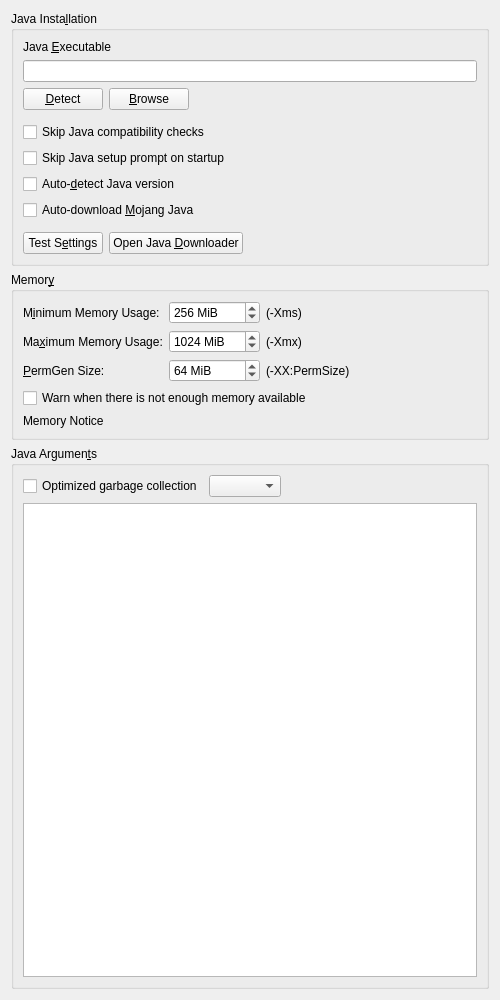
<?xml version="1.0" encoding="UTF-8"?>
<ui version="4.0">
 <class>JavaSettingsWidget</class>
 <widget class="QWidget" name="JavaSettingsWidget">
  <property name="geometry">
   <rect>
    <x>0</x>
    <y>0</y>
    <width>500</width>
    <height>1000</height>
   </rect>
  </property>
  <property name="windowTitle">
   <string>Form</string>
  </property>
  <layout class="QVBoxLayout" name="verticalLayout" stretch="0,0,1">
   <item>
    <widget class="QGroupBox" name="javaInstallationGroupBox">
     <property name="enabled">
      <bool>true</bool>
     </property>
     <property name="title">
      <string>Java Insta&amp;llation</string>
     </property>
     <property name="checkable">
      <bool>false</bool>
     </property>
     <property name="checked">
      <bool>false</bool>
     </property>
     <layout class="QGridLayout" name="gridLayout_2">
      <item row="7" column="0">
       <widget class="QCheckBox" name="autodetectJavaCheckBox">
        <property name="text">
         <string>Auto-&amp;detect Java version</string>
        </property>
       </widget>
      </item>
      <item row="2" column="0">
       <layout class="QHBoxLayout" name="horizontalLayout">
        <item>
         <widget class="QPushButton" name="javaDetectBtn">
          <property name="text">
           <string>&amp;Detect</string>
          </property>
         </widget>
        </item>
        <item>
         <widget class="QPushButton" name="javaBrowseBtn">
          <property name="text">
           <string>&amp;Browse</string>
          </property>
         </widget>
        </item>
        <item>
         <spacer name="horizontalSpacer">
          <property name="orientation">
           <enum>Qt::Orientation::Horizontal</enum>
          </property>
          <property name="sizeHint" stdset="0">
           <size>
            <width>40</width>
            <height>20</height>
           </size>
          </property>
         </spacer>
        </item>
       </layout>
      </item>
      <item row="10" column="0">
       <layout class="QHBoxLayout" name="horizontalLayout_4">
        <item>
         <widget class="QPushButton" name="javaTestBtn">
          <property name="text">
           <string>Test S&amp;ettings</string>
          </property>
         </widget>
        </item>
        <item>
         <widget class="QPushButton" name="javaDownloadBtn">
          <property name="text">
           <string>Open Java &amp;Downloader</string>
          </property>
         </widget>
        </item>
        <item>
         <spacer name="horizontalSpacer_7">
          <property name="orientation">
           <enum>Qt::Orientation::Horizontal</enum>
          </property>
          <property name="sizeHint" stdset="0">
           <size>
            <width>0</width>
            <height>0</height>
           </size>
          </property>
         </spacer>
        </item>
       </layout>
      </item>
      <item row="9" column="0">
       <spacer name="verticalSpacer_4">
        <property name="orientation">
         <enum>Qt::Orientation::Vertical</enum>
        </property>
        <property name="sizeType">
         <enum>QSizePolicy::Policy::Fixed</enum>
        </property>
        <property name="sizeHint" stdset="0">
         <size>
          <width>0</width>
          <height>6</height>
         </size>
        </property>
       </spacer>
      </item>
      <item row="8" column="0">
       <widget class="QCheckBox" name="autodownloadJavaCheckBox">
        <property name="toolTip">
         <string>Automatically downloads and selects the Java build recommended by Mojang.</string>
        </property>
        <property name="text">
         <string>Auto-download &amp;Mojang Java</string>
        </property>
       </widget>
      </item>
      <item row="4" column="0">
       <widget class="QCheckBox" name="skipCompatibilityCheckBox">
        <property name="toolTip">
         <string>If enabled, the launcher will not check if an instance is compatible with the selected Java version.</string>
        </property>
        <property name="text">
         <string>Skip Java compatibility checks</string>
        </property>
       </widget>
      </item>
      <item row="1" column="0">
       <widget class="QLineEdit" name="javaPathTextBox"/>
      </item>
      <item row="0" column="0">
       <widget class="QLabel" name="label_4">
        <property name="text">
         <string>Java &amp;Executable</string>
        </property>
        <property name="buddy">
         <cstring>javaPathTextBox</cstring>
        </property>
       </widget>
      </item>
      <item row="5" column="0">
       <widget class="QCheckBox" name="skipWizardCheckBox">
        <property name="toolTip">
         <string>If enabled, the launcher won't prompt you to choose a Java version if one is not found on startup.</string>
        </property>
        <property name="text">
         <string>Skip Java setup prompt on startup</string>
        </property>
       </widget>
      </item>
      <item row="3" column="0">
       <spacer name="verticalSpacer_5">
        <property name="orientation">
         <enum>Qt::Orientation::Vertical</enum>
        </property>
        <property name="sizeType">
         <enum>QSizePolicy::Policy::Fixed</enum>
        </property>
        <property name="sizeHint" stdset="0">
         <size>
          <width>0</width>
          <height>6</height>
         </size>
        </property>
       </spacer>
      </item>
     </layout>
    </widget>
   </item>
   <item>
    <widget class="QGroupBox" name="memoryGroupBox">
     <property name="enabled">
      <bool>true</bool>
     </property>
     <property name="title">
      <string>Memor&amp;y</string>
     </property>
     <property name="checkable">
      <bool>false</bool>
     </property>
     <property name="checked">
      <bool>false</bool>
     </property>
     <layout class="QVBoxLayout" name="verticalLayout_2">
      <item>
       <layout class="QFormLayout" name="formLayout">
        <item row="0" column="0">
         <widget class="QLabel" name="labelMinMem">
          <property name="text">
           <string>M&amp;inimum Memory Usage:</string>
          </property>
          <property name="buddy">
           <cstring>minMemSpinBox</cstring>
          </property>
         </widget>
        </item>
        <item row="0" column="1">
         <layout class="QHBoxLayout" name="horizontalLayout_3">
          <item>
           <widget class="QSpinBox" name="minMemSpinBox">
            <property name="sizePolicy">
             <sizepolicy hsizetype="Maximum" vsizetype="Fixed">
              <horstretch>0</horstretch>
              <verstretch>0</verstretch>
             </sizepolicy>
            </property>
            <property name="toolTip">
             <string>The amount of memory Minecraft is started with.</string>
            </property>
            <property name="suffix">
             <string notr="true"> MiB</string>
            </property>
            <property name="minimum">
             <number>8</number>
            </property>
            <property name="maximum">
             <number>1048576</number>
            </property>
            <property name="singleStep">
             <number>128</number>
            </property>
            <property name="value">
             <number>256</number>
            </property>
           </widget>
          </item>
          <item>
           <widget class="QLabel" name="label">
            <property name="text">
             <string>(-Xms)</string>
            </property>
           </widget>
          </item>
         </layout>
        </item>
        <item row="1" column="0">
         <widget class="QLabel" name="labelMaxMem">
          <property name="text">
           <string>Ma&amp;ximum Memory Usage:</string>
          </property>
          <property name="buddy">
           <cstring>maxMemSpinBox</cstring>
          </property>
         </widget>
        </item>
        <item row="1" column="1">
         <layout class="QHBoxLayout" name="horizontalLayout_5">
          <item>
           <widget class="QSpinBox" name="maxMemSpinBox">
            <property name="sizePolicy">
             <sizepolicy hsizetype="Maximum" vsizetype="Fixed">
              <horstretch>0</horstretch>
              <verstretch>0</verstretch>
             </sizepolicy>
            </property>
            <property name="toolTip">
             <string>The maximum amount of memory Minecraft is allowed to use.</string>
            </property>
            <property name="suffix">
             <string notr="true"> MiB</string>
            </property>
            <property name="minimum">
             <number>8</number>
            </property>
            <property name="maximum">
             <number>1048576</number>
            </property>
            <property name="singleStep">
             <number>128</number>
            </property>
            <property name="value">
             <number>1024</number>
            </property>
           </widget>
          </item>
          <item>
           <widget class="QLabel" name="label_2">
            <property name="text">
             <string>(-Xmx)</string>
            </property>
           </widget>
          </item>
         </layout>
        </item>
        <item row="2" column="0">
         <widget class="QLabel" name="label_11">
          <property name="text">
           <string>&amp;PermGen Size:</string>
          </property>
          <property name="buddy">
           <cstring>permGenSpinBox</cstring>
          </property>
         </widget>
        </item>
        <item row="2" column="1">
         <layout class="QHBoxLayout" name="horizontalLayout_6">
          <item>
           <widget class="QSpinBox" name="permGenSpinBox">
            <property name="sizePolicy">
             <sizepolicy hsizetype="Maximum" vsizetype="Fixed">
              <horstretch>0</horstretch>
              <verstretch>0</verstretch>
             </sizepolicy>
            </property>
            <property name="toolTip">
             <string>The amount of memory available to store loaded Java classes.</string>
            </property>
            <property name="suffix">
             <string notr="true"> MiB</string>
            </property>
            <property name="minimum">
             <number>4</number>
            </property>
            <property name="maximum">
             <number>1048576</number>
            </property>
            <property name="singleStep">
             <number>8</number>
            </property>
            <property name="value">
             <number>64</number>
            </property>
           </widget>
          </item>
          <item>
           <widget class="QLabel" name="label_3">
            <property name="text">
             <string>(-XX:PermSize)</string>
            </property>
           </widget>
          </item>
         </layout>
        </item>
       </layout>
      </item>
      <item>
       <widget class="QCheckBox" name="lowMemWarningCheckBox">
        <property name="text">
         <string>Warn when there is not enough memory available</string>
        </property>
       </widget>
      </item>
      <item>
       <widget class="QLabel" name="labelMaxMemNotice">
        <property name="text">
         <string>Memory Notice</string>
        </property>
       </widget>
      </item>
     </layout>
    </widget>
   </item>
   <item>
    <widget class="QGroupBox" name="javaArgumentsGroupBox">
     <property name="enabled">
      <bool>true</bool>
     </property>
     <property name="title">
      <string>Java Argumen&amp;ts</string>
     </property>
     <property name="checkable">
      <bool>false</bool>
     </property>
     <property name="checked">
      <bool>false</bool>
     </property>
     <layout class="QGridLayout" name="gridLayout_6">
      <item row="0" column="1">
       <layout class="QHBoxLayout" name="horizontalLayout_7">
        <item>
         <widget class="QCheckBox" name="optimizedGcCheckBox">
          <property name="text">
           <string>Optimized garbage collection</string>
          </property>
         </widget>
        </item>
        <item>
         <widget class="QComboBox" name="gcPresetComboBox"/>
        </item>
        <item>
         <spacer name="horizontalSpacer_8">
          <property name="orientation">
           <enum>Qt::Orientation::Horizontal</enum>
          </property>
          <property name="sizeHint" stdset="0">
           <size>
            <width>40</width>
            <height>20</height>
           </size>
          </property>
         </spacer>
        </item>
       </layout>
      </item>
      <item row="1" column="1">
       <widget class="QPlainTextEdit" name="jvmArgsTextBox"/>
      </item>
     </layout>
    </widget>
   </item>
  </layout>
 </widget>
 <tabstops>
  <tabstop>javaPathTextBox</tabstop>
  <tabstop>javaDetectBtn</tabstop>
  <tabstop>javaBrowseBtn</tabstop>
  <tabstop>skipCompatibilityCheckBox</tabstop>
  <tabstop>skipWizardCheckBox</tabstop>
  <tabstop>autodetectJavaCheckBox</tabstop>
  <tabstop>autodownloadJavaCheckBox</tabstop>
  <tabstop>javaTestBtn</tabstop>
  <tabstop>javaDownloadBtn</tabstop>
  <tabstop>minMemSpinBox</tabstop>
  <tabstop>maxMemSpinBox</tabstop>
  <tabstop>permGenSpinBox</tabstop>
  <tabstop>lowMemWarningCheckBox</tabstop>
  <tabstop>optimizedGcCheckBox</tabstop>
  <tabstop>gcPresetComboBox</tabstop>
  <tabstop>jvmArgsTextBox</tabstop>
 </tabstops>
 <resources/>
 <connections/>
</ui>
